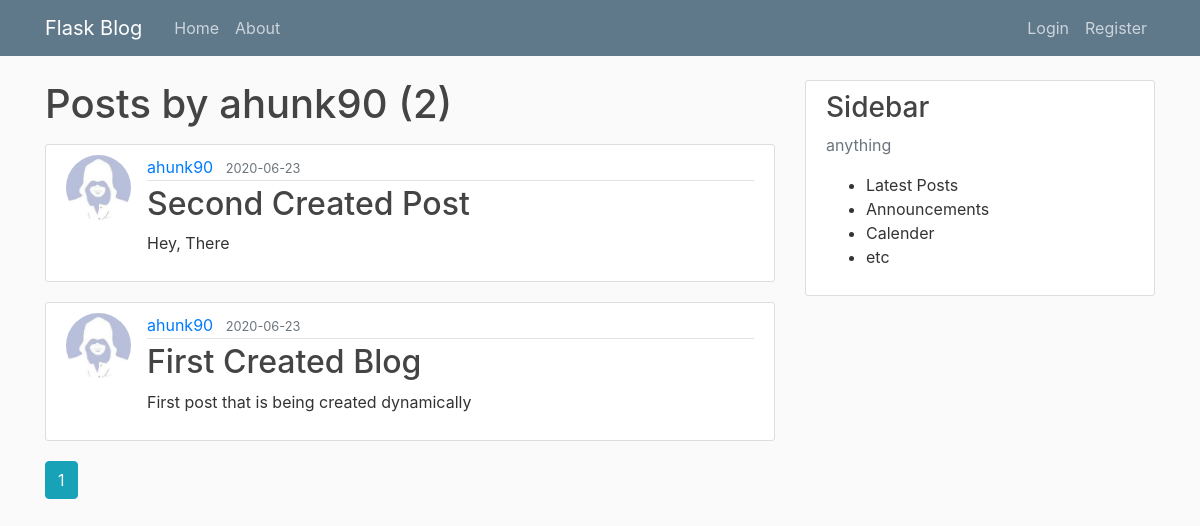
The page /user/ahunk90 on the database as committed earlier.
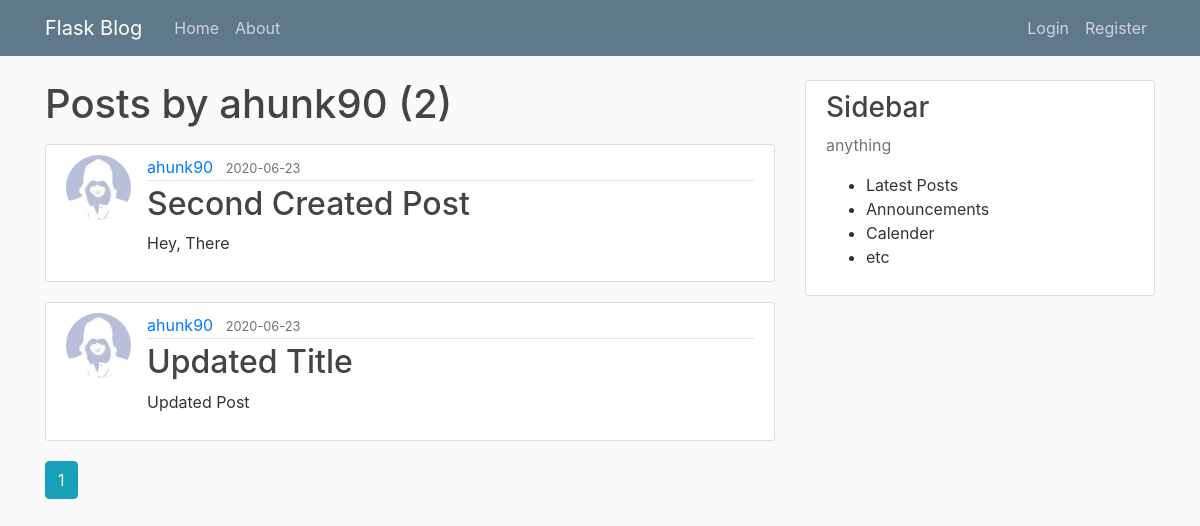
The same page on the database as committed later.
### flaskblog/models.py (models this page shows, shortened)
class User(db.Model, UserMixin):
    id = db.Column(db.Integer, primary_key=True)
    username = db.Column(db.String(20), unique=True, nullable=False)
    email = db.Column(db.String(120), unique=True, nullable=False)
    image_file = db.Column(db.String(20), nullable=False, default='default.jpg')
    password = db.Column(db.String(60), nullable=False)
    posts = db.relationship('Post', backref='author', lazy=True)

class Post(db.Model):
    id = db.Column(db.Integer, primary_key=True)
    title = db.Column(db.String(100), nullable=False)
    date_posted = db.Column(db.DateTime, nullable=False, default=datetime.utcnow)
    content = db.Column(db.Text, nullable=False)
    user_id = db.Column(db.Integer, db.ForeignKey('user.id'), nullable=False)

### flaskblog/routes.py (the view)
@app.route("/user/<string:username>")
def user_posts(username):
    page = request.args.get('page', 1, type=int)
    user = User.query.filter_by(username=username).first_or_404()
    posts = Post.query.filter_by(author=user).order_by(Post.date_posted.desc()).paginate(per_page=5, page=page)
    return render_template('user_posts.html', title='Home', posts = posts, user=user)

### flaskblog/templates/user_posts.html (shortened to what this page needs)
{% extends 'layout.html' %}
{% block content %}
    <h1 class="mb-3">Posts by {{ user.username }} ({{ posts.total }})</h1>
    {% for post in posts.items %}
    <article class="media content-section">
      <img class="rounded-circle article-img" src="{{ url_for('static', filename='profile_pics/' + post.author.image_file )}}">
        <div class="media-body">
          <div class="article-metadata">
            <a class="mr-2" href="{{ url_for('user_posts', username= post.author.username )}}">{{ post.author.username }}</a>
            <small class="text-muted">{{ post.date_posted.strftime('%Y-%m-%d') }}</small>
          </div>
          <h2><a class="article-title" href="{{ url_for('post', post_id=post.id) }}">{{ post.title }}</a></h2>
          <p class="article-content">{{ post.content }}</p>
        </div>
      </article>
    {% endfor %}
    {% for page_num in posts.iter_pages(left_edge=1, right_edge=1, left_current=1, right_current=2) %}
      {% if page_num %}
        {% if posts.page == page_num %}
          <a class="btn btn-info mb-4" href="{{ url_for('user_posts', username=user.username, page= page_num) }}">{{ page_num }}</a>
        {% else %}
          <a class="btn btn-outline-info mb-4" href="{{ url_for('user_posts',username=user.username, page= page_num) }}">{{ page_num }}</a>
        {% endif %}
      {% else %}
        ...
      {% endif %}
    {% endfor %}
{% endblock content %}

### flaskblog/templates/layout.html (shortened to what this page needs)
<!DOCTYPE html>
<html>
<head>
    <link rel="stylesheet" href="https://stackpath.bootstrapcdn.com/bootstrap/4.5.0/css/bootstrap.min.css">
    <link rel="stylesheet" type="text/css" href="{{ url_for('static', filename='main.css') }}">
</head>
<body>
    <header class="site-header">
        <nav class="navbar navbar-expand-md navbar-dark bg-steel fixed-top">
            <div class="container">
                <a class="navbar-brand mr-4" href="/">Flask Blog</a>
                <div class="collapse navbar-collapse" id="navbarToggle">
                    <div class="navbar-nav mr-auto">
                        <a class="nav-item nav-link" href="{{ url_for('home') }}">Home</a>
                        <a class="nav-item nav-link" href="{{ url_for('about') }}">About</a>
                    </div>
                    <div class="navbar-nav">
                        {% if current_user.is_authenticated %}
                            <a class="nav-item nav-link" href="{{ url_for('new_post') }}">New Post</a>
                            <a class="nav-item nav-link" href="{{ url_for('account') }}">Account</a>
                            <a class="nav-item nav-link" href="{{ url_for('logout') }}">Logout</a>
                        {% else %}
                            <a class="nav-item nav-link" href="{{ url_for('login') }}">Login</a>
                            <a class="nav-item nav-link" href="{{ url_for('register') }}">Register</a>
                        {% endif %}
                    </div>
                </div>
            </div>
        </nav>
    </header>
    <main role="main" class="container">
        <div class="row">
            <div class="col-md-8">
                {% block content%} {% endblock %}
            </div>
            <div class="col-md-4">
                <div class="content-section">
                    <h3> Sidebar</h3>
                    <p class="text-muted">anything
                        <ul>
                            <li>Latest Posts</li>
                            <li>Announcements</li>
                            <li> Calender</li>
                            <li>etc</li>
                        </ul>
                    </p>
                </div>
            </div>
        </div>
    </main>
</body>
</html>

### flaskblog/static/main.css (style rules this page uses)
body { background: #fafafa; color: #333333; margin-top: 5rem; }
h1, h2, h3, h4, h5, h6 { color: #444444; }
.bg-steel { background-color: #5f788a; }
.site-header .navbar-nav .nav-link { color: #cbd5db; }
.content-section { background: #ffffff; padding: 10px 20px; border: 1px solid #dddddd; border-radius: 3px; margin-bottom: 20px; }
.article-title { color: #444444; }
.article-content { white-space: pre-line; }
.article-img { height: 65px; width: 65px; margin-right: 16px; }
.article-metadata { padding-bottom: 1px; margin-bottom: 4px; border-bottom: 1px solid #e3e3e3 }

Rows that differ between the two databases and show on the page:
changed Post: title "First Created Blog" → "Updated Title"; content "First post that is being created dynamically" → "Updated Post"
